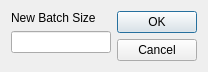
<?xml version="1.0" encoding="UTF-8"?>
<ui version="4.0">
 <class>scaleRecipeTool</class>
 <widget class="QDialog" name="scaleRecipeTool">
  <property name="geometry">
   <rect>
    <x>0</x>
    <y>0</y>
    <width>186</width>
    <height>66</height>
   </rect>
  </property>
  <property name="windowTitle">
   <string>Scale Recipe</string>
  </property>
  <layout class="QHBoxLayout" name="horizontalLayout_2">
   <item>
    <layout class="QVBoxLayout" name="verticalLayout">
     <item>
      <widget class="QLabel" name="label">
       <property name="text">
        <string>New Batch Size</string>
       </property>
      </widget>
     </item>
     <item>
      <widget class="QLineEdit" name="lineEdit_newBatchSize">
       <property name="minimumSize">
        <size>
         <width>100</width>
         <height>0</height>
        </size>
       </property>
      </widget>
     </item>
     <item>
      <spacer name="verticalSpacer_2">
       <property name="orientation">
        <enum>Qt::Vertical</enum>
       </property>
       <property name="sizeHint" stdset="0">
        <size>
         <width>20</width>
         <height>40</height>
        </size>
       </property>
      </spacer>
     </item>
    </layout>
   </item>
   <item>
    <layout class="QVBoxLayout" name="verticalLayout_2">
     <item>
      <widget class="QDialogButtonBox" name="buttonBox">
       <property name="sizePolicy">
        <sizepolicy hsizetype="Fixed" vsizetype="Expanding">
         <horstretch>0</horstretch>
         <verstretch>0</verstretch>
        </sizepolicy>
       </property>
       <property name="orientation">
        <enum>Qt::Vertical</enum>
       </property>
       <property name="standardButtons">
        <set>QDialogButtonBox::Cancel|QDialogButtonBox::Ok</set>
       </property>
      </widget>
     </item>
     <item>
      <spacer name="verticalSpacer">
       <property name="orientation">
        <enum>Qt::Vertical</enum>
       </property>
       <property name="sizeHint" stdset="0">
        <size>
         <width>10</width>
         <height>0</height>
        </size>
       </property>
      </spacer>
     </item>
    </layout>
   </item>
  </layout>
 </widget>
 <resources/>
 <connections>
  <connection>
   <sender>buttonBox</sender>
   <signal>accepted()</signal>
   <receiver>scaleRecipeTool</receiver>
   <slot>accept()</slot>
   <hints>
    <hint type="sourcelabel">
     <x>248</x>
     <y>254</y>
    </hint>
    <hint type="destinationlabel">
     <x>157</x>
     <y>274</y>
    </hint>
   </hints>
  </connection>
  <connection>
   <sender>buttonBox</sender>
   <signal>rejected()</signal>
   <receiver>scaleRecipeTool</receiver>
   <slot>reject()</slot>
   <hints>
    <hint type="sourcelabel">
     <x>316</x>
     <y>260</y>
    </hint>
    <hint type="destinationlabel">
     <x>286</x>
     <y>274</y>
    </hint>
   </hints>
  </connection>
 </connections>
</ui>
